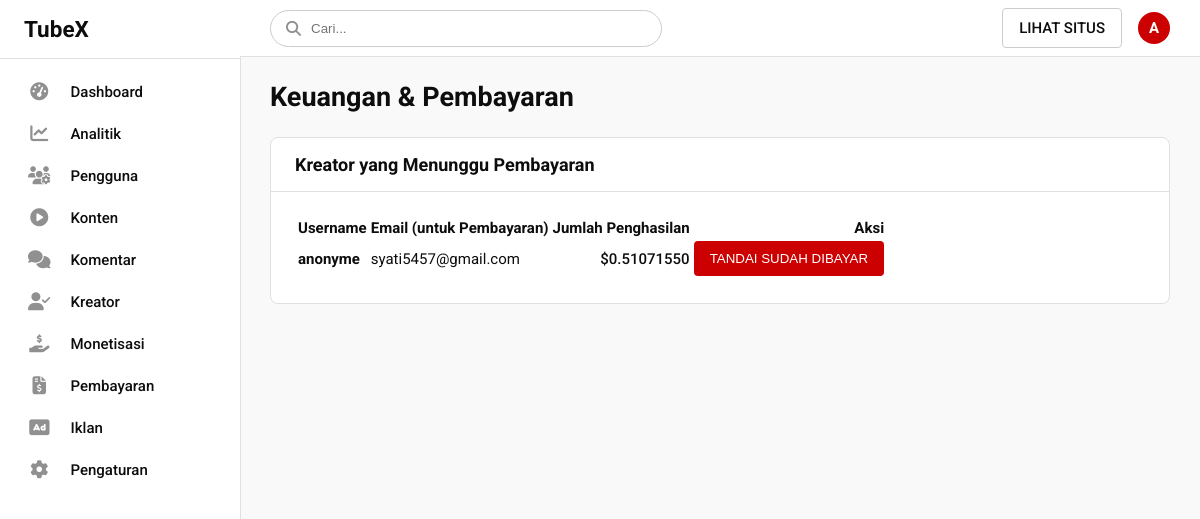
The page /admin/payouts.php (signed in) on the database its author committed.
### tables this page shows
CREATE TABLE `users` (
  `id` int(11) NOT NULL,
  `username` varchar(50) NOT NULL,
  `email` varchar(100) NOT NULL,
  `password` varchar(255) NOT NULL,
  `role` enum('user','creator','admin') NOT NULL DEFAULT 'user',
  `balance` decimal(20,10) NOT NULL DEFAULT 0.0000000000,
  `creator_earnings` decimal(20,10) NOT NULL DEFAULT 0.0000000000,
  `monetization_status` enum('not_applied','pending','approved','rejected') NOT NULL DEFAULT 'not_applied',
  `ad_zone_id` int(11) DEFAULT NULL,
  `revenue_share` tinyint(3) DEFAULT 55 COMMENT 'Persentase bagi hasil untuk kreator (e.g., 55 untuk 55%)',
  `created_at` timestamp NULL DEFAULT current_timestamp()
);

### admin/payouts.php (the view, shortened to what this page needs)
<?php
require_once '../includes/db_connect.php';
$creators_with_earnings = $pdo->query(
    "SELECT id, username, email, creator_earnings
     FROM users
     WHERE role = 'creator' AND creator_earnings > 0
     ORDER BY creator_earnings DESC"
)->fetchAll();
include '../includes/templates/header_admin.php';
?>
<h1>Keuangan & Pembayaran</h1>
<div class="admin-section">
    <div class="section-header">
        <h2>Kreator yang Menunggu Pembayaran</h2>
    </div>
    <div class="content">
        <table class="admin-table">
            <thead>
                <tr>
                    <th>Username</th>
                    <th>Email (untuk Pembayaran)</th>
                    <th style="text-align: right;">Jumlah Penghasilan</th>
                    <th style="text-align: right;">Aksi</th>
                </tr>
            </thead>
            <tbody>
                <?php if (count($creators_with_earnings) > 0): ?>
                    <?php foreach ($creators_with_earnings as $creator): ?>
                    <tr>
                        <td><strong><?= htmlspecialchars($creator['username']) ?></strong></td>
                        <td><?= htmlspecialchars($creator['email']) ?></td>
                        <td style="text-align: right; font-weight: 500;">$<?= number_format((float)$creator['creator_earnings'], 8) ?></td>
                        <td class="action-buttons" style="text-align: right;">
                            <form method="POST" onsubmit="return confirm('Anda yakin sudah membayar kreator ini sebesar $<?= number_format((float)$creator['creator_earnings'], 8) ?>? Aksi ini akan mereset saldo mereka.');" style="display:inline;">
                                <button type="submit" class="btn btn-approve">Tandai Sudah Dibayar</button>
                            </form>
                        </td>
                    </tr>
                    <?php endforeach; ?>
                <?php else: ?>
                    <tr>
                        <td colspan="4" style="text-align:center; padding: 20px;">Saat ini tidak ada kreator yang memiliki penghasilan untuk dibayarkan.</td>
                    </tr>
                <?php endif; ?>
            </tbody>
        </table>
    </div>
</div>
<?php
include '../includes/templates/footer_admin.php';
?>

### assets/css/style_admin.css (style rules this page uses)
:root { --bg-main: #f9f9f9; --bg-sidebar: #ffffff; --bg-topbar: #ffffff; --bg-card: #ffffff; --text-primary: #0d0d0d; --text-secondary: #606060; --border-color: #e0e0e0; --primary-color: #cc0000; --primary-hover: #990000; --sidebar-icon: #909090; --sidebar-active-bg: #f2f2f2; --shadow: 0 1px 4px rgba(0, 0, 0, 0.04); --success-color: #16a34a; --danger-color: #dc2626; }
body { background-color: var(--bg-main); color: var(--text-primary); font-family: 'Roboto', sans-serif; margin: 0; font-size: 15px; }
.admin-content-area h1 { font-size: 1.8em; margin: 0 0 24px 0; }
.admin-section { background-color: var(--bg-card); border: 1px solid var(--border-color); border-radius: 8px; margin-bottom: 24px; }
.admin-section .section-header { display: flex; justify-content: space-between; align-items: center; padding: 16px 24px; border-bottom: 1px solid var(--border-color); }
.admin-section .section-header h2 { font-size: 1.2em; margin: 0; }
.admin-section .content { padding: 24px; }
.btn, button, .button { text-transform: uppercase; font-weight: 500; border-radius: 4px; padding: 10px 16px; border: none; cursor: pointer; text-decoration: none; transition: background-color 0.2s; }
.btn-primary, button[type="submit"] { background-color: var(--primary-color); color: white; }

### rows shown on the page
users: username "anonyme", email "syati5457@gmail.com", creator_earnings "0.51071550"

### other values the page prints
substr($_SESSION['username'], 0, 1) "A"
